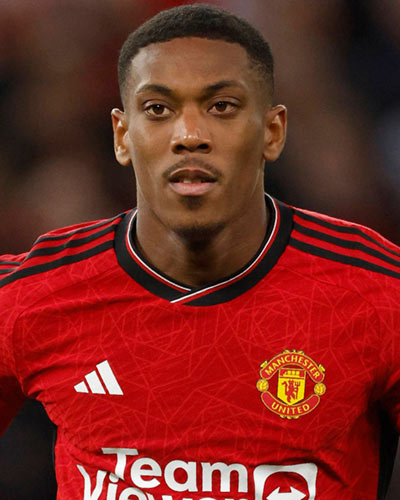
#> input picture playerImages/Anthony Martial.jpg, 400 x 500 px, given in place of Ruud van Nistelrooy.jpg, which was not available
$ jupyter execute --allow-errors viz.ipynb   (text cells are left out)
#> lines starting #> are read from the running program, lines starting #| are printed output that depends on the picture; after the words box and inside, x2 and y2 are one past the last pixel; in counts of white or black regions, pixels touching at a corner belong together; pictures that were not available may be replaced by others from this repository, and a replacement may not be noted
[cell 1]
import pandas as pd
import os
import matplotlib.pyplot as plt
import seaborn as sns

[cell 2]
table_folder = os.listdir('./data/seasonTeamData')
paths = os.listdir('./data/seasonPlayerData')
years = list(range(2001, 2024, 1))

team_goals = []
#> (the rest of this cell did not finish here and is left out)

[cell 3]
import matplotlib.pyplot as plt
paths = os.listdir('data/seasonPlayerData')
players = []
contributions = []
#> (the rest of this cell did not finish here and is left out)

[cell 4]
players

[cell 5]
contributions

[cell 6]
years = list(range(2001,2024,1))

[cell 7]
import matplotlib.pyplot as plt
import matplotlib.ticker as mtick


# Plotting
plt.figure(figsize=(15, 8))
#> (the rest of this cell did not finish here and is left out)

[cell 8]
import matplotlib.pyplot as plt
from matplotlib.offsetbox import OffsetImage, AnnotationBbox
from PIL import Image, ImageOps, ImageDraw
import os

# Image folder (ensure these images exist locally with appropriate names)
image_folder = "playerImages/"

# Function to preprocess images (crop to oval shape and resize)
def preprocess_image(image_path):
    with Image.open(image_path) as img:
        # Resize image to make it smaller
        img = img.resize((80, 100))  # Adjust dimensions as needed

        # Create a mask for the oval shape
        mask = Image.new("L", img.size, 0)
        draw = ImageDraw.Draw(mask)
        draw.ellipse((0, 0, img.size[0], img.size[1]), fill=255)

        # Apply the oval mask
        img_with_mask = ImageOps.fit(img, mask.size, centering=(0.5, 0.5))
        img_with_mask.putalpha(mask)

        return img_with_mask

# Function to add player images to the graph
def add_player_image(ax, x, y, player_name, image_folder):
    filename = f"{player_name.strip()}.jpg"
    image_path = os.path.join(image_folder, filename)
    if os.path.exists(image_path):
        # Preprocess image into oval shape
        img = preprocess_image(image_path)
        img.save("temp.png")  # Save temporarily to load into OffsetImage
        img = plt.imread("temp.png")
        imagebox = OffsetImage(img, zoom=0.6)  # Adjust zoom for image size
        ab = AnnotationBbox(imagebox, (x, y), frameon=False)
        ax.add_artist(ab)
    else:
        print(f"Image not found for player: {player_name}")

# Plotting
plt.figure(figsize=(15, 8))
#> (the rest of this cell did not finish here and is left out)

[cell 9]
import plotly.graph_objects as go
from PIL import Image, ImageOps, ImageDraw
import os

# Sample Data
years = list(range(2001, 2024))
contributions = [15, 22, 18, 25, 30, 12, 16, 20, 23, 19, 25, 29, 27, 30, 28, 33, 21, 26, 24, 22, 30, 27, 35]
players = [
    "Ruud van Nistelrooy", "Ryan Giggs", "Wayne Rooney", "Cristiano Ronaldo",
    "Wayne Rooney", "Dimitar Berbatov", "Ryan Giggs", "Wayne Rooney",
    "Wayne Rooney", "Robin van Persie", "Wayne Rooney", "Wayne Rooney",
    "Zlatan Ibrahimović", "Romelu Lukaku", "Paul Pogba", "Bruno Fernandes",
    "Bruno Fernandes", "Cristiano Ronaldo", "Marcus Rashford", "Marcus Rashford",
    "Anthony Martial", "Marcus Rashford", "Marcus Rashford"
]

# Image folder
image_folder = "playerImages/"

# Map player names to corresponding image filenames
image_files = [
    'Anthony Martial.jpg', 'Bruno Fernandes.jpg', 'Cristiano Ronaldo.jpg',
    'Dimitar Berbatov.jpg', 'Marcus Rashford.jpg', 'Paul Pogba.jpg',
    'Robin van Persie.jpg', 'Romelu Lukaku.jpg', 'Ruud van Nistelrooy.jpg',
    'Ryan Giggs.jpg', 'Wayne Rooney.jpg', 'Zlatan Ibrahimović.jpg'
]
player_to_image = {file.split(".jpg")[0]: file for file in image_files}

# Function to preprocess images (crop to oval shape and resize)
def preprocess_image(image_path):
#> called with image_path = 'playerImages/Ruud van Nistelrooy.jpg'
    with Image.open(image_path) as img:
        # Resize image to smaller size
#> img is the input picture: PIL image 400x500 RGB; mean R, G, B 119.9, 40.3, 32.8
        img = img.resize((80, 100))  # Adjust dimensions for smaller images
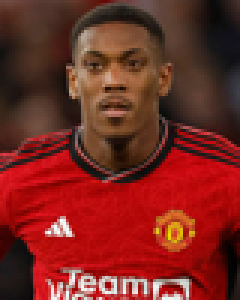
#> img: PIL image 80x100 RGB (shown 3 times larger); mean R, G, B 119.9, 40.3, 32.8

        # Create a mask for the oval shape
        mask = Image.new("L", img.size, 0)
#> mask: PIL image 80x100 L; every value is 0
        draw = ImageDraw.Draw(mask)
        draw.ellipse((0, 0, img.size[0], img.size[1]), fill=255)

        # Apply the oval mask
        img_with_mask = ImageOps.fit(img, mask.size, centering=(0.5, 0.5))
        img_with_mask.putalpha(mask)
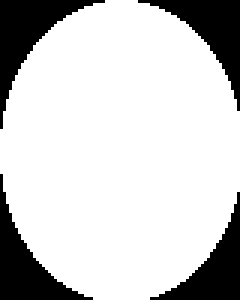
#> mask: PIL image 80x100 L (shown 3 times larger); 79.9% white; 4 black regions, box (x1, y1, x2, y2) and area: (0, 0, 35, 43) 440, (0, 58, 31, 100) 405, (46, 0, 80, 37) 397, (50, 64, 80, 100) 363
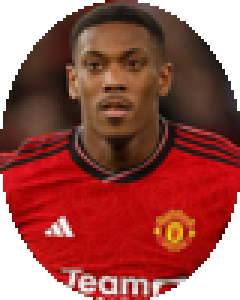
#> img_with_mask: PIL image 80x100 RGBA (shown 3 times larger); mean R, G, B, A 119.9, 40.3, 32.8, 203.8; transparent parts drawn white
#> pass 2 of the loop `for year, contrib, player in zip(years, contributions, players):`:
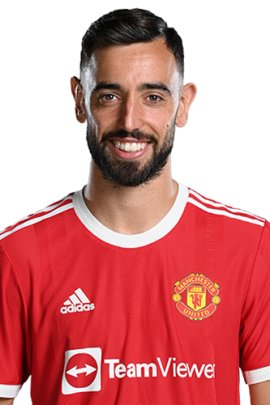
#> input picture playerImages/Bruno Fernandes.jpg, 270 x 405 px, given in place of Ryan Giggs.jpg, which was not available
#> in preprocess_image, img is the input picture: PIL image 270x405 RGB; mean R, G, B 212.6, 136.9, 137.3
#> in preprocess_image (call 2), `img = img.resize((80, 100))`:
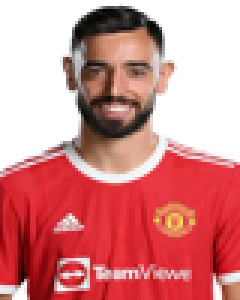
#> img: PIL image 80x100 RGB (shown 3 times larger); mean R, G, B 212.6, 136.8, 137.2
#> in preprocess_image (call 2), `img_with_mask.putalpha(mask)`:
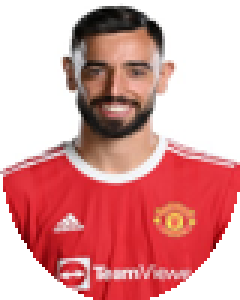
#> img_with_mask: PIL image 80x100 RGBA (shown 3 times larger); mean R, G, B, A 212.6, 136.8, 137.2, 203.8; transparent parts drawn white

        return img_with_mask

# Plotly figure
fig = go.Figure()

# Add bars with tooltips
fig.add_trace(go.Bar(
    x=years,
    y=contributions,
    # text=[f"{player}<br>Contributions: {contrib}" for player, contrib in zip(players, contributions)],
    hoverinfo="text",
    marker=dict(color='rgba(31, 119, 180, 0.85)', line=dict(color='black', width=1)),
    name="Contributions"
))

# Add images above the bars
#> (the rest of this cell did not finish here and is left out)
